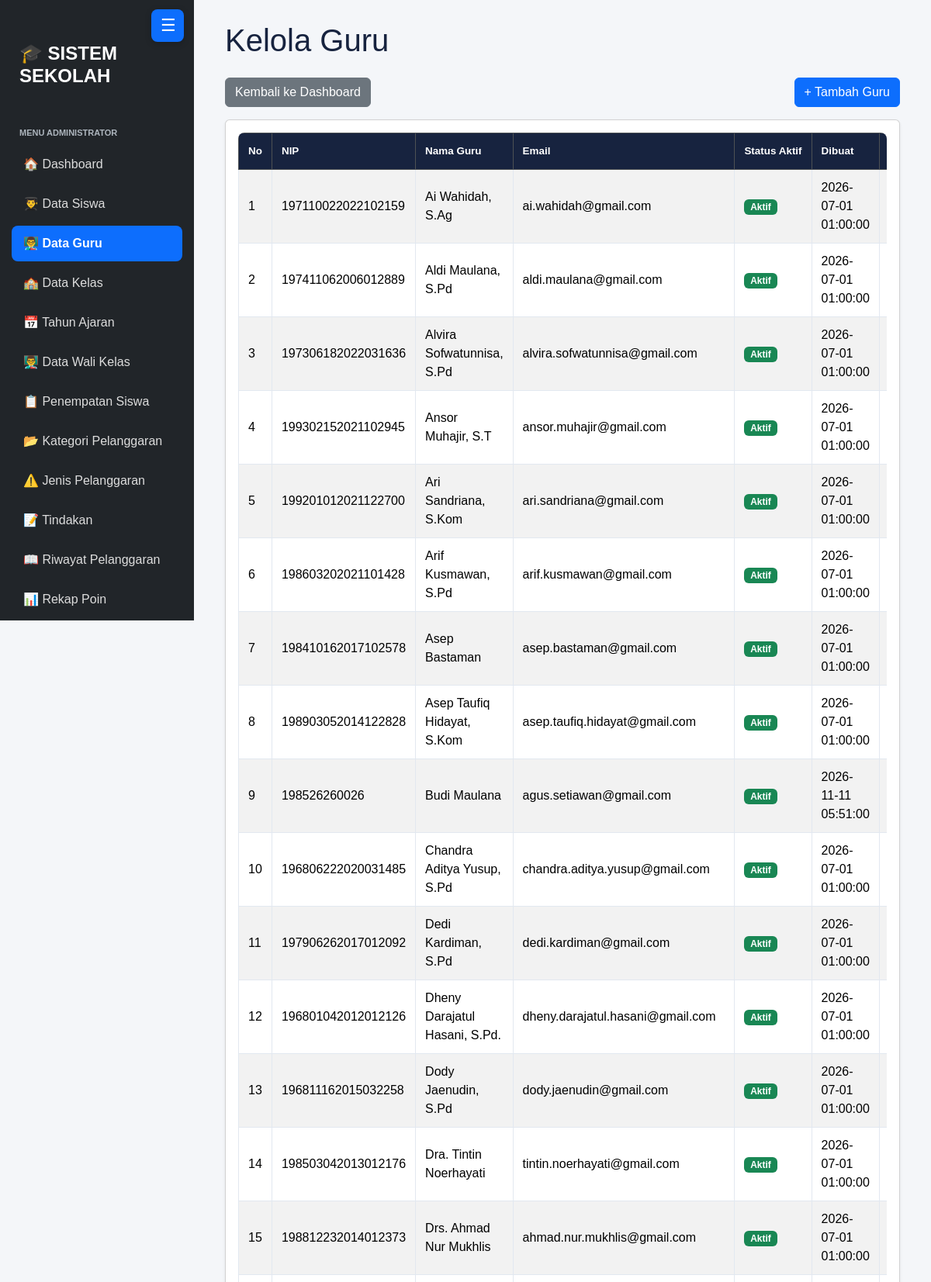
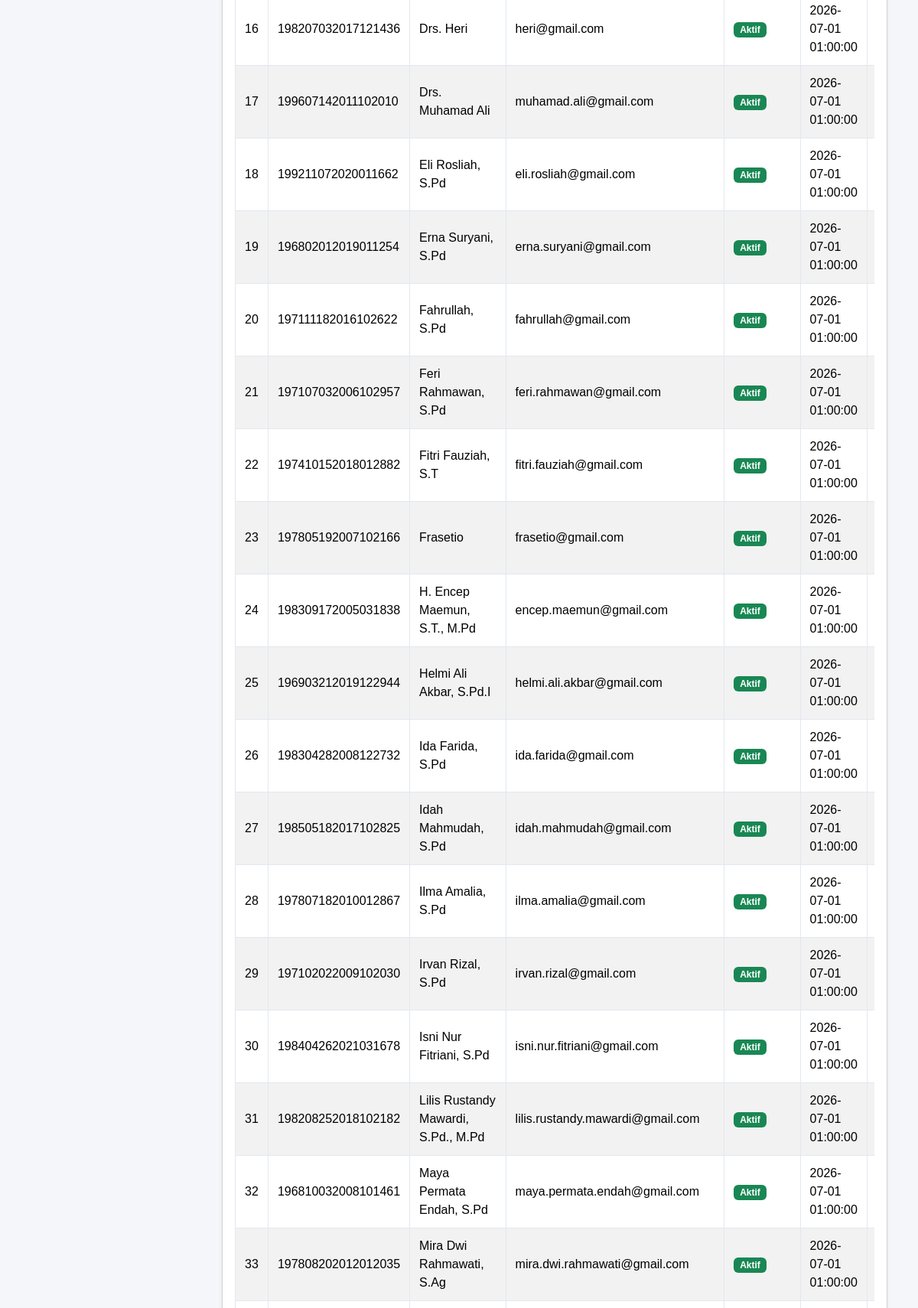
The app's page /kelola_guru.php (signed in, upper part) with its own data (2 pictures, top to bottom).
### tables this page shows
CREATE TABLE `t_guru` (
  `id` int(11) NOT NULL,
  `nip` varchar(18) NOT NULL,
  `nama` varchar(150) DEFAULT NULL,
  `email` varchar(150) NOT NULL,
  `status_aktif` tinyint(1) NOT NULL,
  `user_id` int(11) NOT NULL,
  `created_at` timestamp NOT NULL DEFAULT current_timestamp(),
  `updated_at` timestamp NOT NULL DEFAULT current_timestamp()
);

### kelola_guru.php (the view, shortened to what this page needs)
<?php
include 'config/koneksi.php';
$sql = "SELECT * FROM t_guru ORDER BY nama ASC";
$hasil = mysqli_query($koneksi, $sql);
?>
<!DOCTYPE html>
<html lang="id">
<head>
    <link href="https://cdn.jsdelivr.net/npm/bootstrap@5.3.8/dist/css/bootstrap.min.css"
          rel="stylesheet">
    <link href="https://cdn.datatables.net/2.3.4/css/dataTables.bootstrap5.min.css"
          rel="stylesheet">
    <link rel="stylesheet" href="layout/style.css">
</head>
<body>
<div class="container-fluid">
    <div class="row">
        <?php include 'layout/sidebar.php'; ?>
<main class="menu-page-content">
            <h1 class="mb-4">Kelola Guru</h1>
            <div class="d-flex justify-content-between align-items-center mb-3">
                <a href="dashboard.php" class="btn btn-secondary">
                    Kembali ke Dashboard
                </a>
                <a href="tambah_guru.php" class="btn btn-primary">
                    + Tambah Guru
                </a>
            </div>
            <div class="card shadow-sm">
                <div class="card-body">
                    <div class="table-responsive">
                        <table id="tabelGuru"
                               class="table table-striped table-bordered table-hover align-middle w-100">
                            <thead class="table-dark">
                                <tr>
                                    <th>No</th>
                                    <th>NIP</th>
                                    <th>Nama Guru</th>
                                    <th>Email</th>
                                    <th>Status Aktif</th>
                                    <th>Dibuat</th>
                                    <th>Diubah</th>
                                </tr>
                            </thead>
                            <tbody>
                            <?php
                            $no = 1;
                            while ($row = mysqli_fetch_assoc($hasil)) { ?>
                                <tr>
                                    <td>
                                        <?= $no++ ?>
                                    </td>
                                    <td>
                                        <?= htmlspecialchars($row['nip'] ?? '') ?>
                                    </td>
                                    <td>
                                        <?= htmlspecialchars($row['nama'] ?? '') ?>
                                    </td>
                                    <td>
                                        <?= htmlspecialchars($row['email'] ?? '') ?>
                                    </td>
                                    <td>
                                        <?php if ($row['status_aktif'] == 1) { ?>
                                            <span class="badge bg-success">
                                                Aktif
                                            </span>
                                        <?php } else { ?>
                                            <span class="badge bg-danger">
                                                Tidak Aktif
                                            </span>
                                        <?php } ?>
                                    </td>
                                    <td>
                                        <?= htmlspecialchars($row['created_at'] ?? '') ?>
                                    </td>
                                    <td>
                                    </td>
                                </tr>
                            <?php } ?>
                            </tbody>
                        </table>
                    </div>
                </div>
            </div>
        </main>
    </div>
</div>
</body>
</html>

### layout/style.css (style rules this page uses)
:root { --primary: #3659d9; --navy: #17233f; --background: #f4f6fb; --text-muted: #778198; --border: #e8ecf4; }
* { box-sizing: border-box; }
body { margin: 0; font-family: 'Poppins', sans-serif; background: var(--background); color: var(--navy); }

### layout/sidebar.php (style rules this page uses)
body { margin: 0; padding-left: 0; background: #f4f6f9; font-family: Arial, sans-serif; }
.container-fluid > .row { display: block; margin: 0; }
.container-fluid > .row > main, main.menu-page-content { width: calc(100% - 250px); max-width: none; margin-left: 250px !important; padding: 28px !important; overflow-x: hidden; transition: width 0.25s ease, margin-left 0.25s ease; }
.table-responsive { overflow-x: auto; border-radius: 8px; -webkit-overflow-scrolling: touch; }
.table-responsive > .table { min-width: 720px; margin-bottom: 0; border-color: #e2e8f0; color: #263248; vertical-align: middle; }
.table-responsive > .table thead th { padding: 13px 12px; border-bottom: 0; background-color: #17233f; color: #fff; font-size: 0.84rem; font-weight: 600; white-space: nowrap; }
.table-responsive > .table tbody td { padding: 11px 12px; line-height: 1.5; }

### records on screen
t_guru: nip "197110022022102159", nama "Ai Wahidah, S.Ag", email "ai.wahidah@gmail.com", status_aktif "Aktif", created_at "2026-07-01 01:00:00"
t_guru: nip "197411062006012889", nama "Aldi Maulana, S.Pd", email "aldi.maulana@gmail.com", status_aktif "Aktif", created_at "2026-07-01 01:00:00"
t_guru: nip "197306182022031636", nama "Alvira Sofwatunnisa, S.Pd", email "alvira.sofwatunnisa@gmail.com", status_aktif "Aktif", created_at "2026-07-01 01:00:00"
t_guru: nip "199302152021102945", nama "Ansor Muhajir, S.T", email "ansor.muhajir@gmail.com", status_aktif "Aktif", created_at "2026-07-01 01:00:00"
t_guru: nip "199201012021122700", nama "Ari Sandriana, S.Kom", email "ari.sandriana@gmail.com", status_aktif "Aktif", created_at "2026-07-01 01:00:00"
t_guru: nip "198603202021101428", nama "Arif Kusmawan, S.Pd", email "arif.kusmawan@gmail.com", status_aktif "Aktif", created_at "2026-07-01 01:00:00"
t_guru: nip "198410162017102578", nama "Asep Bastaman", email "asep.bastaman@gmail.com", status_aktif "Aktif", created_at "2026-07-01 01:00:00"
t_guru: nip "198903052014122828", nama "Asep Taufiq Hidayat, S.Kom", email "asep.taufiq.hidayat@gmail.com", status_aktif "Aktif", created_at "2026-07-01 01:00:00"
t_guru: nip "198526260026", nama "Budi Maulana", email "agus.setiawan@gmail.com", status_aktif "Aktif", created_at "2026-11-11 05:51:00"
t_guru: nip "196806222020031485", nama "Chandra Aditya Yusup, S.Pd", email "chandra.aditya.yusup@gmail.com", status_aktif "Aktif", created_at "2026-07-01 01:00:00"
t_guru: nip "197906262017012092", nama "Dedi Kardiman, S.Pd", email "dedi.kardiman@gmail.com", status_aktif "Aktif", created_at "2026-07-01 01:00:00"
t_guru: nip "196801042012012126", nama "Dheny Darajatul Hasani, S.Pd.", email "dheny.darajatul.hasani@gmail.com", status_aktif "Aktif", created_at "2026-07-01 01:00:00"
t_guru: nip "196811162015032258", nama "Dody Jaenudin, S.Pd", email "dody.jaenudin@gmail.com", status_aktif "Aktif", created_at "2026-07-01 01:00:00"
t_guru: nip "198503042013012176", nama "Dra. Tintin Noerhayati", email "tintin.noerhayati@gmail.com", status_aktif "Aktif", created_at "2026-07-01 01:00:00"
t_guru: nip "198812232014012373", nama "Drs. Ahmad Nur Mukhlis", email "ahmad.nur.mukhlis@gmail.com", status_aktif "Aktif", created_at "2026-07-01 01:00:00"
t_guru: nip "198207032017121436", nama "Drs. Heri", email "heri@gmail.com", status_aktif "Aktif", created_at "2026-07-01 01:00:00"
t_guru: nip "199607142011102010", nama "Drs. Muhamad Ali", email "muhamad.ali@gmail.com", status_aktif "Aktif", created_at "2026-07-01 01:00:00"
t_guru: nip "199211072020011662", nama "Eli Rosliah, S.Pd", email "eli.rosliah@gmail.com", status_aktif "Aktif", created_at "2026-07-01 01:00:00"
t_guru: nip "196802012019011254", nama "Erna Suryani, S.Pd", email "erna.suryani@gmail.com", status_aktif "Aktif", created_at "2026-07-01 01:00:00"
t_guru: nip "197111182016102622", nama "Fahrullah, S.Pd", email "fahrullah@gmail.com", status_aktif "Aktif", created_at "2026-07-01 01:00:00"
t_guru: nip "197107032006102957", nama "Feri Rahmawan, S.Pd", email "feri.rahmawan@gmail.com", status_aktif "Aktif", created_at "2026-07-01 01:00:00"
t_guru: nip "197410152018012882", nama "Fitri Fauziah, S.T", email "fitri.fauziah@gmail.com", status_aktif "Aktif", created_at "2026-07-01 01:00:00"
t_guru: nip "197805192007102166", nama "Frasetio", email "frasetio@gmail.com", status_aktif "Aktif", created_at "2026-07-01 01:00:00"
t_guru: nip "198309172005031838", nama "H. Encep Maemun, S.T., M.Pd", email "encep.maemun@gmail.com", status_aktif "Aktif", created_at "2026-07-01 01:00:00"
t_guru: nip "196903212019122944", nama "Helmi Ali Akbar, S.Pd.I", email "helmi.ali.akbar@gmail.com", status_aktif "Aktif", created_at "2026-07-01 01:00:00"
t_guru: nip "198304282008122732", nama "Ida Farida, S.Pd", email "ida.farida@gmail.com", status_aktif "Aktif", created_at "2026-07-01 01:00:00"
t_guru: nip "198505182017102825", nama "Idah Mahmudah, S.Pd", email "idah.mahmudah@gmail.com", status_aktif "Aktif", created_at "2026-07-01 01:00:00"
t_guru: nip "197807182010012867", nama "Ilma Amalia, S.Pd", email "ilma.amalia@gmail.com", status_aktif "Aktif", created_at "2026-07-01 01:00:00"
t_guru: nip "197102022009102030", nama "Irvan Rizal, S.Pd", email "irvan.rizal@gmail.com", status_aktif "Aktif", created_at "2026-07-01 01:00:00"
t_guru: nip "198404262021031678", nama "Isni Nur Fitriani, S.Pd", email "isni.nur.fitriani@gmail.com", status_aktif "Aktif", created_at "2026-07-01 01:00:00"
t_guru: nip "198208252018102182", nama "Lilis Rustandy Mawardi, S.Pd., M.Pd", email "lilis.rustandy.mawardi@gmail.com", status_aktif "Aktif", created_at "2026-07-01 01:00:00"
t_guru: nip "196810032008101461", nama "Maya Permata Endah, S.Pd", email "maya.permata.endah@gmail.com", status_aktif "Aktif", created_at "2026-07-01 01:00:00"
t_guru: nip "197808202012012035", nama "Mira Dwi Rahmawati, S.Ag", email "mira.dwi.rahmawati@gmail.com", status_aktif "Aktif", created_at "2026-07-01 01:00:00"
